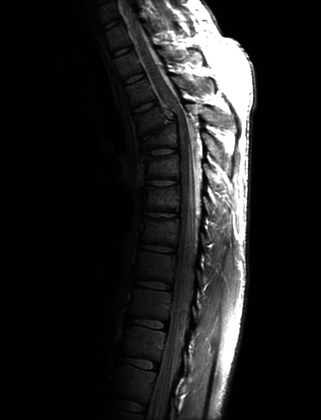
%> input picture Fig0308(a)(fractured_spine).tif, 321 x 420 px, shrunk from 746 x 976 before the run
$ octave p0302_2.m   (GNU Octave 9; MATLAB toolbox functions it lacks are replaced by stand-ins)
%> lines starting %> are read from the running program, lines starting %| are printed output that depends on the picture
clear;
clc;
close all;

img = imread('Fig0308(a)(fractured_spine).tif');
%> img is the input picture: size 420x321 uint8; min 0, max 255, mean 32.6
figure;
subplot(321);
imshow(img);title("原图像");
subplot(322);
imhist(img);title("原图像直方图");
img1 = histeq(img);
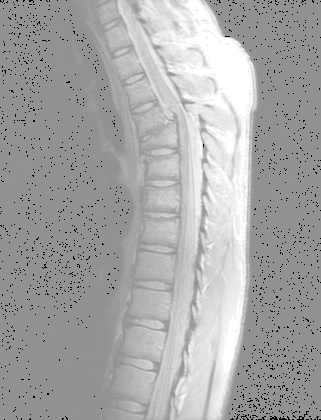
%> img1: size 420x321 uint8; min 0, max 255, mean 166.7
subplot(323);
imshow(img1);title("直方图均衡化后的图像");
subplot(324);
imhist(img1);title("直方图均衡化后的直方图");


% histogram equalization
bins = 256;
nbin = imhist(img,bins)';
%> nbin = 256 values, max 74861 at index 2, min 32 at index 229, mean 526.6
% Generate cumulative hgram
% cum   - Cumulative bincounts of input
cum = cumsum(nbin);
%> cum = 256 values from 2467 to 134820
cum = cum/(numel(img));
%> cum = 256 values from 0.0183 to 1
sk = cum * 255.0;
%> sk = 256 values from 4.67 to 255
sk = round(sk);
%> sk = 256 values from 5 to 255
[row,col] = size(img);
%> row = 420; col = 321
img2 = zeros(row,col);
for i=1:row
    for j=1:col
        img2(i,j) = sk(1,img(i,j)+1)-1;
    end
end
img2 = uint8(img2);
%> img2: size 420x321 uint8
subplot(325);
imshow(img2);title("实现直方图均衡化");

subplot(326);
imhist(img2);title("直方图均衡化后的直方图");
%> after `title("直方图均衡化后的直方图")`:
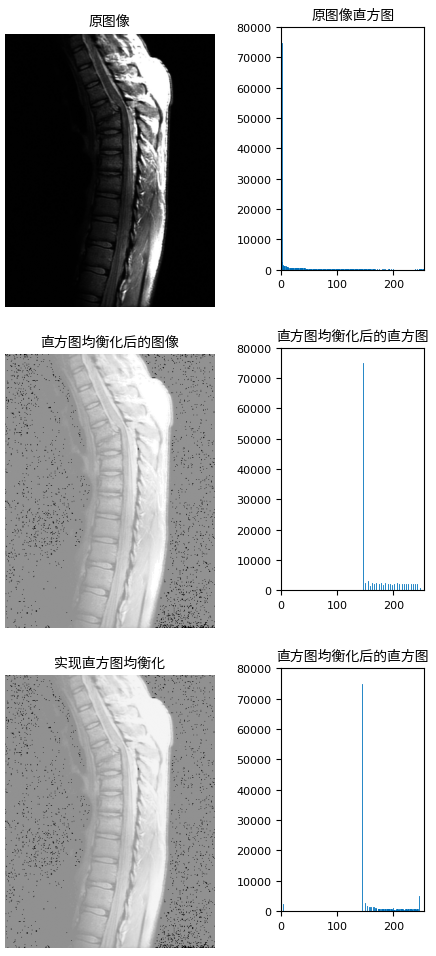
%> figure redrawn from the program's plot data, 6 panels
